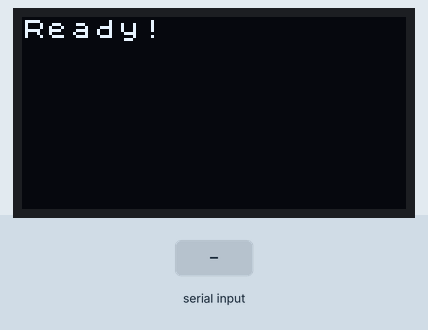
Bench run of a sketch on a simulated Arduino Uno, built with avr-gcc and run on an emulated ATmega328P. Shown: 128×64 one-colour display. The inputs (shaded band) are chosen by the test bench. What the sketch prints to the serial monitor is not drawn.

Above: at 1.2 s.
1.3 s: "1\n" received over Serial
2.9 s: "0\n" received over Serial
At 3.7 s:
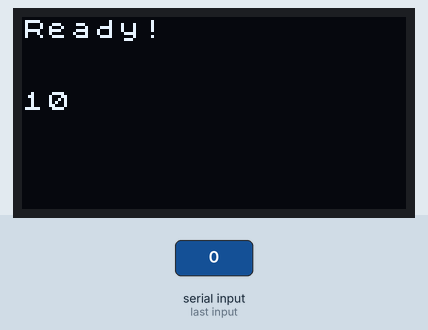
4.5 s: "2\n" received over Serial
At 5.1 s:
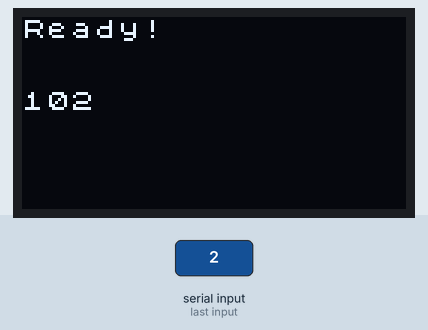
Timing chart, 0 to 7.5 s (numbered marks = the images above; inputs shaded):
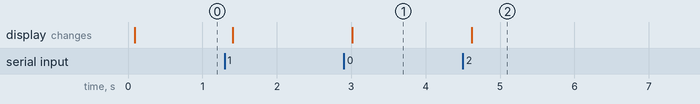

The sketch:

Sketch5_5.ino
```cpp
// Sketch5_5.ino
// OLEDディスプレイの準備
#include "U8x8lib.h"
U8X8_SSD1306_128X64_ALT0_HW_I2C u8x8(/* reset=*/U8X8_PIN_NONE);

// 1~4行までの表示内容
String line_1 = "";
String line_2 = "";
String line_3 = "";
String line_4 = "";

void setup() {
  // シリアル通信初期設定
  Serial.begin(9600);
  Serial.setTimeout(100);
  // OLEDディスプレイの初期化
  u8x8.begin();
  u8x8.setFlipMode(1);
  u8x8.setFont(u8x8_font_chroma48medium8_r);
  u8x8.clear();
  u8x8.setCursor(0, 0);
  u8x8.print("Ready!");
}
void loop() {
  if (Serial.available()) {
    String readString = Serial.readString();  // 読み込み文字列
    int leng = readString.length();           // 文字列長さ
    int colCount = 0;                         // 表示列カウント

    for (int i = 0; i < leng; i++) {
      colCount++;
      char chrData = readString[i];  // 1文字分のデータ
      int chrCode = (int)chrData;    // 文字コード

      // 入力文字ごとの処理
      if (chrCode == 13) {
        // 改行コード（CR）処理
        line_1 = line_2;
        line_2 = line_3;
        line_3 = line_4;
        line_4 = "";
        colCount = 0;
        u8x8.clear();
      } else if (chrCode < 32 || 122 < chrCode) {
        // 文字コード以外は非対応
        break;
      } else if (colCount < 16) {
        // 表示データ追加
        line_4 = line_4 + chrData;
        // シリアルモニターに出力
        Serial.print(chrData);
      } else {
        // スクロール処理
        line_1 = line_2;
        line_2 = line_3;
        line_3 = line_4 + chrData;
        line_4 = "";
        colCount = 0;
        u8x8.clear();
        // シリアルモニターに出力
        Serial.print(chrData);
      }
      // 表示処理
      u8x8.setCursor(0, 0);
      u8x8.print(line_1);
      u8x8.setCursor(0, 1);
      u8x8.print(line_2);
      u8x8.setCursor(0, 2);
      u8x8.print(line_3);
      u8x8.setCursor(0, 3);
      u8x8.print(line_4);
    }
    // シリアルモニター改行
    Serial.print("\n");
  }
}
```

Measured:
- after the input at 2.9 s, the display: changes after 0.11 s (image 1)
- after the input at 4.5 s, the display: changes after 0.12 s (image 2)
